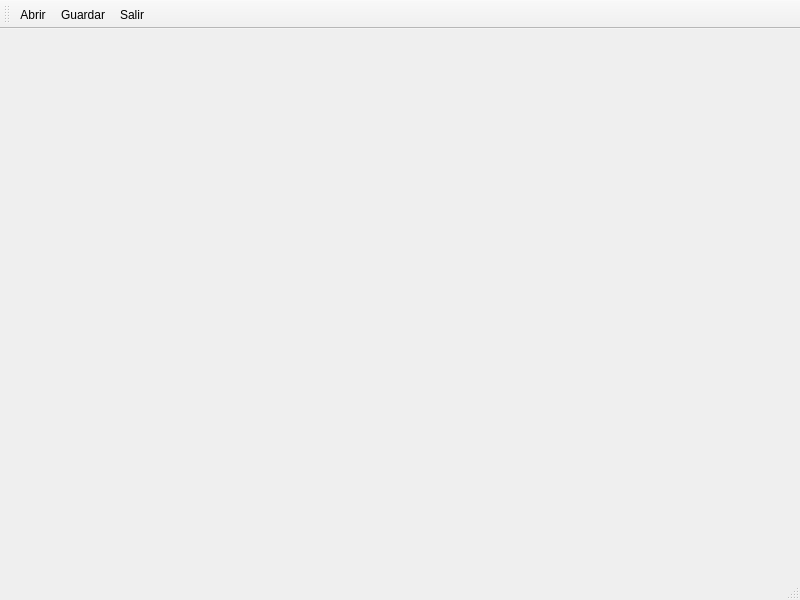
<?xml version="1.0" encoding="UTF-8"?>
<ui version="4.0">
 <class>MainWindow</class>
 <widget class="QMainWindow" name="MainWindow">
  <property name="geometry">
   <rect>
    <x>0</x>
    <y>0</y>
    <width>800</width>
    <height>600</height>
   </rect>
  </property>
  <property name="windowTitle">
   <string>MainWindow</string>
  </property>
  <property name="toolButtonStyle">
   <enum>Qt::ToolButtonStyle::ToolButtonTextBesideIcon</enum>
  </property>
  <widget class="QWidget" name="centralwidget"/>
  <widget class="QStatusBar" name="statusbar"/>
  <widget class="QToolBar" name="toolBar">
   <property name="windowTitle">
    <string>toolBar</string>
   </property>
   <attribute name="toolBarArea">
    <enum>TopToolBarArea</enum>
   </attribute>
   <attribute name="toolBarBreak">
    <bool>false</bool>
   </attribute>
   <addaction name="actionAbrir"/>
   <addaction name="actionGuardar"/>
   <addaction name="actionSalir"/>
  </widget>
  <action name="actionAbrir">
   <property name="checkable">
    <bool>true</bool>
   </property>
   <property name="icon">
    <iconset theme="QIcon::ThemeIcon::DocumentOpen"/>
   </property>
   <property name="text">
    <string>Abrir</string>
   </property>
   <property name="menuRole">
    <enum>QAction::MenuRole::NoRole</enum>
   </property>
  </action>
  <action name="actionGuardar">
   <property name="checkable">
    <bool>true</bool>
   </property>
   <property name="icon">
    <iconset theme="QIcon::ThemeIcon::DocumentSave"/>
   </property>
   <property name="text">
    <string>Guardar</string>
   </property>
   <property name="menuRole">
    <enum>QAction::MenuRole::NoRole</enum>
   </property>
  </action>
  <action name="actionSalir">
   <property name="checkable">
    <bool>true</bool>
   </property>
   <property name="icon">
    <iconset theme="QIcon::ThemeIcon::ApplicationExit"/>
   </property>
   <property name="text">
    <string>Salir</string>
   </property>
   <property name="menuRole">
    <enum>QAction::MenuRole::NoRole</enum>
   </property>
  </action>
 </widget>
 <resources/>
 <connections/>
</ui>
